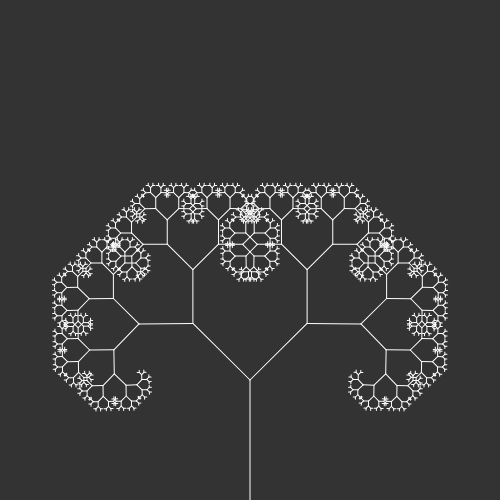
Frame 1 (no input)
Frame 60 (no input): identical to frame 1, image omitted
Frame 120 (the mouse pressed at the canvas centre since frame 60): identical to frame 1, image omitted

The p5.js sketch that drew this single still picture (run headless with seeded random() and noise() and a simulated clock; from frame 60 on, the mouse is pressed at the canvas centre):

// p5.js sketch
// ── sketch.js
var angle = 0;
var thin = 0.67;
var slider;
var h = 500;
var w = 500;
function setup() {
	createCanvas(h, w);	
	slider = createSlider(0, TWO_PI, PI / 4, 0.01);
}

function draw() {
	background(51);
	angle = slider.value();
	stroke(255);
	translate(h / 2, height);
	branch(120);
}

function branch(len) {
	line(0, 0, 0, -len);
	translate(0, -len);
	if (len > 3) {
		push();
		rotate(angle);
		branch(len * thin);
		pop();
		push();
		rotate(-angle);
		branch(len * thin);
		pop();
	}	
}
